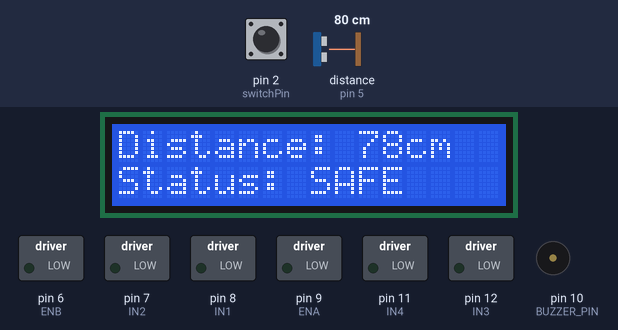
Bench run of a sketch on a simulated Arduino Uno, built with avr-gcc and run on an emulated ATmega328P. Parts: 16×2 character LCD, switched loads named in the sketch (green lamp = pin HIGH), buzzer (waves = sounding). Wiring (inferred from the names in the program): ultrasonic range finder: trigger pin 4; echo pin 5. Inputs (shaded band) come from the test bench; at power-on: distance to the obstacle (sensor on pin 5) 80 cm, pin 2 (switchPin) HIGH. The echo pulse lasts 58.3 µs per cm; pins used as bus, display or sensor lines are not drawn; what the sketch prints to the serial monitor is not drawn.

Above: at 3.2 s.
3.3 s: distance to the obstacle (sensor on pin 5) set to 18 cm
At 4.04 s:
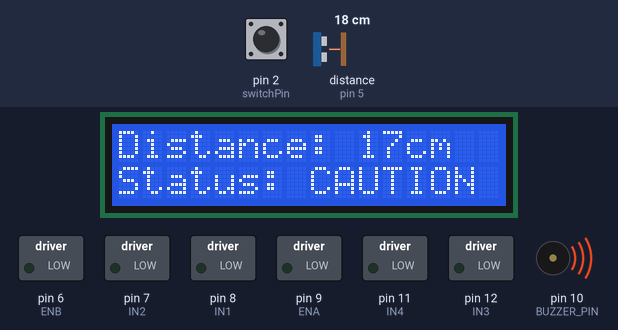
5.6 s: distance to the obstacle (sensor on pin 5) set to 13 cm
At 5.98 s:
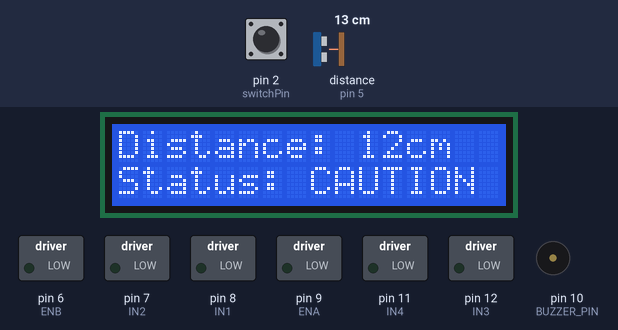
7.3 s: distance to the obstacle (sensor on pin 5) set to 10 cm
At 8.5 s:
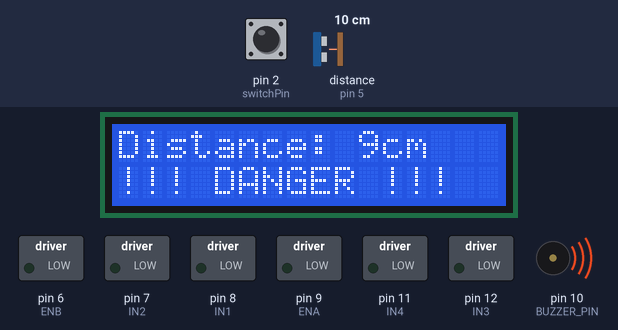
8.9 s: distance to the obstacle (sensor on pin 5) set to 60 cm
At 9.4 s:
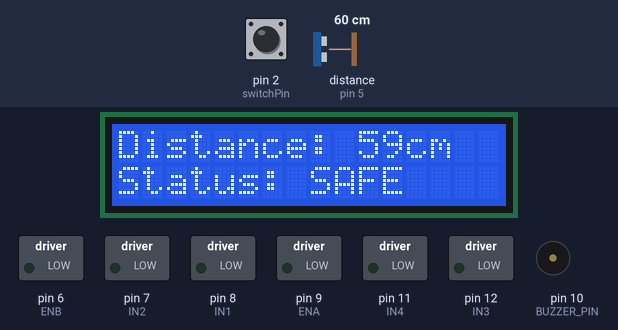
11.9 s: distance to the obstacle (sensor on pin 5) set to 35 cm
At 13.0 s:
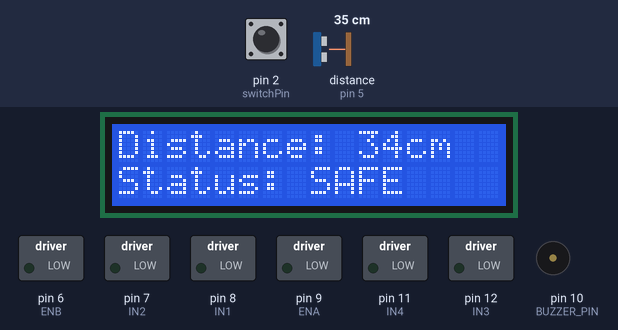
14.9 s: distance to the obstacle (sensor on pin 5) set to 29 cm
At 15.18 s:
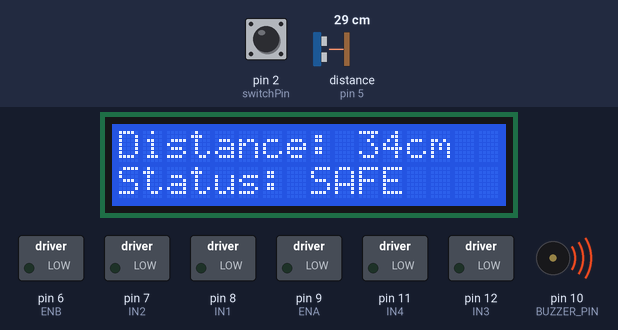
Timing chart, 0 to 18.9 s (numbered marks = the images above; inputs shaded):
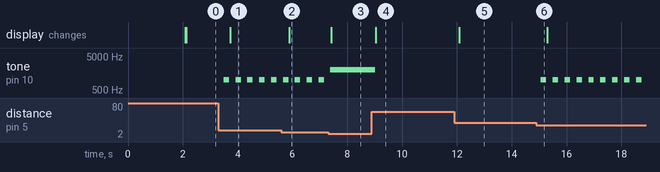

Measured:
- the behaviour switches between 12 and 11 cm on distance to the obstacle (sensor on pin 5) (found by bisection; images 2 and 3)
- the behaviour switches between 32 and 31 cm on distance to the obstacle (sensor on pin 5) (found by bisection; images 5 and 6)
- after the input at 3.3 s, tone on pin 10 (BUZZER_PIN): alternates 1000 Hz for 0.20 s and silent for 0.23 s, starting after 0.19 s; the display: changes after 0.42 s (image 1)
- after the input at 5.6 s, the display: changes after 0.29 s (image 2)
- after the input at 7.3 s, the display: changes after 0.12 s (image 3)
- after the input at 8.9 s, tone on pin 10 (BUZZER_PIN): 2000 Hz → silent after 0.11 s; the display: changes after 0.14 s (image 4)
- after the input at 11.9 s, the display: changes after 0.18 s (image 5)
- after the input at 14.9 s, tone on pin 10 (BUZZER_PIN): alternates 1000 Hz for 0.20 s and silent for 0.23 s, starting after 0.17 s

The sketch:

Arduinocode.ino
```cpp
#include <Wire.h>
#include <LiquidCrystal_I2C.h>
LiquidCrystal_I2C lcd(0x27, 16, 2);
const int ENA = 9;
const int IN1 = 8;
const int IN2 = 7;
const int IN3 = 12;
const int IN4 = 11;
const int ENB = 6;
#define TRIG_PIN 4
#define ECHO_PIN 5
#define BUZZER_PIN 10
const int switchPin = 2;
const int THRESHOLD_DISTANCE = 30;
bool motorRunning = false;
int speedValue = 255;

void setup() {
Serial.begin(9600);
pinMode(ENA, OUTPUT);
pinMode(IN1, OUTPUT);
pinMode(IN2, OUTPUT);
pinMode(IN3, OUTPUT);
pinMode(IN4, OUTPUT);
pinMode(ENB, OUTPUT);
pinMode(switchPin, INPUT_PULLUP);
pinMode(TRIG_PIN, OUTPUT);
pinMode(ECHO_PIN, INPUT);
pinMode(BUZZER_PIN, OUTPUT);
lcd.init();
lcd.backlight();
lcd.setCursor(0, 0);
lcd.print("System Ready...");
delay(2000);
lcd.clear();
stopMotor();
}
void loop() {
int distance = getDistance();
sendToMATLAB(distance);
if (digitalRead(switchPin) == LOW) {
if (!motorRunning && distance > 10) {
startMotor(speedValue);
}
handleBuzzer(distance);
} else {
if (motorRunning && distance > THRESHOLD_DISTANCE) {
stopMotor();
}

adjustSpeed(distance);
}
updateLCD(distance);
delay(200);
}
void startMotor(int pwm) {
digitalWrite(IN1, HIGH);
digitalWrite(IN2, LOW);
digitalWrite(IN3, LOW);
digitalWrite(IN4, HIGH);
analogWrite(ENA, pwm);
analogWrite(ENB, pwm);
motorRunning = true;
}
void stopMotor() {
digitalWrite(IN1, LOW);
digitalWrite(IN2, LOW);
digitalWrite(IN3, LOW);
digitalWrite(IN4, LOW);
analogWrite(ENA, 0);
analogWrite(ENB, 0);
motorRunning = false;
}
int getDistance() {
digitalWrite(TRIG_PIN, LOW);
delayMicroseconds(2);
digitalWrite(TRIG_PIN, HIGH);
delayMicroseconds(10);
digitalWrite(TRIG_PIN, LOW);

long duration = pulseIn(ECHO_PIN, HIGH, 30000);
return duration * 0.034 / 2;
}
void sendToMATLAB(int distance) {
Serial.println(distance);
}
void playCautionTone() {
tone(BUZZER_PIN, 1000);
delay(200);
noTone(BUZZER_PIN);
}
void playDangerTone() {
tone(BUZZER_PIN, 2000);
}
void handleBuzzer(int distance) {
if (distance > THRESHOLD_DISTANCE) {
noTone(BUZZER_PIN);
} else if (distance > 10 && distance <= THRESHOLD_DISTANCE) {
playCautionTone();
} else {
playDangerTone();
stopMotor();
}
}
void adjustSpeed(int distance) {
if (distance > THRESHOLD_DISTANCE) {
speedValue = 255;
noTone(BUZZER_PIN);
if (motorRunning) {

analogWrite(ENA, speedValue);
analogWrite(ENB, speedValue);
}
} else if (distance > 10) {
speedValue = 150;
playCautionTone();
if (motorRunning) {
analogWrite(ENA, speedValue);
analogWrite(ENB, speedValue);
}
} else {
speedValue = 0;
playDangerTone();
stopMotor();
}
}
void updateLCD(int distance) {
lcd.clear();
lcd.setCursor(0, 0);
lcd.print("Distance: ");
lcd.print(distance);
lcd.print("cm");
lcd.setCursor(0, 1);
if (distance > THRESHOLD_DISTANCE) {
lcd.print("Status: SAFE ");
} else if (distance > 10) {
lcd.print("Status: CAUTION");
} else {
lcd.print("!!! DANGER !!! ");}}
```
